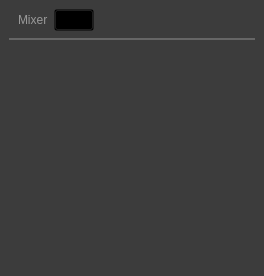
<?xml version="1.0" encoding="UTF-8"?>
<ui version="4.0">
 <class>HoverWidget</class>
 <widget class="QDockWidget" name="HoverWidget">
  <property name="geometry">
   <rect>
    <x>0</x>
    <y>0</y>
    <width>264</width>
    <height>276</height>
   </rect>
  </property>
  <property name="styleSheet">
   <string notr="true">QWidget {
background-color:rgba(60,60,60);
font-family:&quot;微软雅黑&quot;;
color:#999999;
}
QWidget#dockWidgetContents {
border-radius: 5px;
}
QWidget#volumeControlBar {
border-bottom: 2px solid #666666;
}</string>
  </property>
  <property name="features">
   <set>QDockWidget::NoDockWidgetFeatures</set>
  </property>
  <property name="allowedAreas">
   <set>Qt::NoDockWidgetArea</set>
  </property>
  <property name="windowTitle">
   <string>DockWidget</string>
  </property>
  <widget class="QWidget" name="dockWidgetContents">
   <property name="styleSheet">
    <string notr="true"/>
   </property>
   <layout class="QVBoxLayout" name="verticalLayout">
    <property name="topMargin">
     <number>0</number>
    </property>
    <item>
     <widget class="QWidget" name="volumeControlBar" native="true">
      <property name="minimumSize">
       <size>
        <width>0</width>
        <height>0</height>
       </size>
      </property>
      <property name="maximumSize">
       <size>
        <width>16777215</width>
        <height>16777215</height>
       </size>
      </property>
      <property name="styleSheet">
       <string notr="true"/>
      </property>
      <layout class="QHBoxLayout" name="horizontalLayout">
       <item>
        <widget class="QLabel" name="label">
         <property name="text">
          <string>Mixer</string>
         </property>
        </widget>
       </item>
       <item>
        <widget class="QPushButton" name="audioMixerBtn">
         <property name="toolTip">
          <string>Mixer</string>
         </property>
         <property name="styleSheet">
          <string notr="true">background-color: transparent;</string>
         </property>
         <property name="text">
          <string/>
         </property>
         <property name="icon">
          <iconset resource="obs.qrc">
           <normaloff>:/res/images/audio_mixer.png</normaloff>:/res/images/audio_mixer.png</iconset>
         </property>
        </widget>
       </item>
       <item>
        <spacer name="horizontalSpacer">
         <property name="orientation">
          <enum>Qt::Horizontal</enum>
         </property>
         <property name="sizeHint" stdset="0">
          <size>
           <width>40</width>
           <height>20</height>
          </size>
         </property>
        </spacer>
       </item>
      </layout>
     </widget>
    </item>
    <item>
     <widget class="VScrollArea" name="scrollArea">
      <property name="minimumSize">
       <size>
        <width>240</width>
        <height>0</height>
       </size>
      </property>
      <property name="contextMenuPolicy">
       <enum>Qt::CustomContextMenu</enum>
      </property>
      <property name="frameShape">
       <enum>QFrame::NoFrame</enum>
      </property>
      <property name="frameShadow">
       <enum>QFrame::Sunken</enum>
      </property>
      <property name="verticalScrollBarPolicy">
       <enum>Qt::ScrollBarAsNeeded</enum>
      </property>
      <property name="horizontalScrollBarPolicy">
       <enum>Qt::ScrollBarAlwaysOff</enum>
      </property>
      <property name="widgetResizable">
       <bool>true</bool>
      </property>
      <widget class="QWidget" name="volumeWidgets">
       <property name="geometry">
        <rect>
         <x>0</x>
         <y>0</y>
         <width>240</width>
         <height>16</height>
        </rect>
       </property>
       <property name="sizePolicy">
        <sizepolicy hsizetype="Preferred" vsizetype="Maximum">
         <horstretch>0</horstretch>
         <verstretch>0</verstretch>
        </sizepolicy>
       </property>
       <layout class="QVBoxLayout" name="verticalLayout_18">
        <property name="spacing">
         <number>5</number>
        </property>
        <property name="leftMargin">
         <number>0</number>
        </property>
        <property name="topMargin">
         <number>0</number>
        </property>
        <property name="rightMargin">
         <number>0</number>
        </property>
        <property name="bottomMargin">
         <number>0</number>
        </property>
       </layout>
      </widget>
     </widget>
    </item>
   </layout>
  </widget>
 </widget>
 <customwidgets>
  <customwidget>
   <class>VScrollArea</class>
   <extends>QScrollArea</extends>
   <header>vertical-scroll-area.hpp</header>
   <container>1</container>
  </customwidget>
 </customwidgets>
 <resources>
  <include location="obs.qrc"/>
 </resources>
 <connections/>
</ui>
